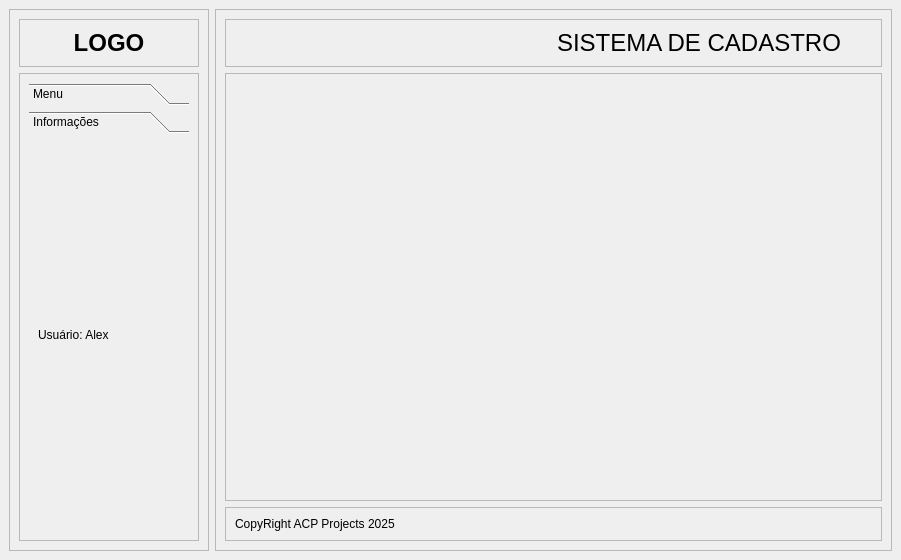
<?xml version="1.0" encoding="UTF-8"?>
<ui version="4.0">
 <class>Cad_Emp_Screen</class>
 <widget class="QMainWindow" name="Cad_Emp_Screen">
  <property name="geometry">
   <rect>
    <x>0</x>
    <y>0</y>
    <width>901</width>
    <height>560</height>
   </rect>
  </property>
  <property name="windowTitle">
   <string>MainWindow</string>
  </property>
  <widget class="QWidget" name="centralwidget">
   <layout class="QHBoxLayout" name="horizontalLayout">
    <item>
     <widget class="QFrame" name="left_frame">
      <property name="maximumSize">
       <size>
        <width>200</width>
        <height>16777215</height>
       </size>
      </property>
      <property name="frameShape">
       <enum>QFrame::Shape::StyledPanel</enum>
      </property>
      <property name="frameShadow">
       <enum>QFrame::Shadow::Raised</enum>
      </property>
      <layout class="QVBoxLayout" name="verticalLayout_2">
       <item>
        <widget class="QFrame" name="logo_frame">
         <property name="frameShape">
          <enum>QFrame::Shape::StyledPanel</enum>
         </property>
         <property name="frameShadow">
          <enum>QFrame::Shadow::Raised</enum>
         </property>
         <layout class="QHBoxLayout" name="horizontalLayout_3">
          <item>
           <widget class="QLabel" name="label_2">
            <property name="text">
             <string>&lt;html&gt;&lt;head/&gt;&lt;body&gt;&lt;p align=&quot;center&quot;&gt;&lt;span style=&quot; font-size:18pt; font-weight:700;&quot;&gt;LOGO&lt;/span&gt;&lt;/p&gt;&lt;/body&gt;&lt;/html&gt;</string>
            </property>
           </widget>
          </item>
         </layout>
        </widget>
       </item>
       <item>
        <widget class="QFrame" name="buttons_frame">
         <property name="frameShape">
          <enum>QFrame::Shape::StyledPanel</enum>
         </property>
         <property name="frameShadow">
          <enum>QFrame::Shadow::Raised</enum>
         </property>
         <layout class="QVBoxLayout" name="verticalLayout_3">
          <item>
           <widget class="QToolBox" name="toolBox">
            <property name="currentIndex">
             <number>1</number>
            </property>
            <widget class="QWidget" name="tbxPage_menu">
             <property name="geometry">
              <rect>
               <x>0</x>
               <y>0</y>
               <width>148</width>
               <height>352</height>
              </rect>
             </property>
             <attribute name="label">
              <string>Menu</string>
             </attribute>
             <layout class="QVBoxLayout" name="verticalLayout_7">
              <item>
               <widget class="QPushButton" name="pushButton">
                <property name="text">
                 <string>Home</string>
                </property>
               </widget>
              </item>
              <item>
               <widget class="QPushButton" name="pushButton_2">
                <property name="text">
                 <string>Cadastrar</string>
                </property>
               </widget>
              </item>
              <item>
               <widget class="QPushButton" name="pushButton_3">
                <property name="text">
                 <string>Contatos</string>
                </property>
               </widget>
              </item>
              <item>
               <widget class="QPushButton" name="pushButton_4">
                <property name="text">
                 <string>Sobre</string>
                </property>
               </widget>
              </item>
              <item>
               <spacer name="verticalSpacer">
                <property name="orientation">
                 <enum>Qt::Orientation::Vertical</enum>
                </property>
                <property name="sizeHint" stdset="0">
                 <size>
                  <width>20</width>
                  <height>40</height>
                 </size>
                </property>
               </spacer>
              </item>
             </layout>
            </widget>
            <widget class="QWidget" name="tbxPage_info">
             <property name="geometry">
              <rect>
               <x>0</x>
               <y>0</y>
               <width>148</width>
               <height>352</height>
              </rect>
             </property>
             <attribute name="label">
              <string>Informações</string>
             </attribute>
             <layout class="QVBoxLayout" name="verticalLayout_6">
              <item>
               <widget class="QLabel" name="label_4">
                <property name="text">
                 <string>Usuário: Alex</string>
                </property>
               </widget>
              </item>
             </layout>
            </widget>
           </widget>
          </item>
         </layout>
        </widget>
       </item>
      </layout>
     </widget>
    </item>
    <item>
     <widget class="QFrame" name="main_container">
      <property name="sizePolicy">
       <sizepolicy hsizetype="Expanding" vsizetype="Preferred">
        <horstretch>0</horstretch>
        <verstretch>0</verstretch>
       </sizepolicy>
      </property>
      <property name="frameShape">
       <enum>QFrame::Shape::StyledPanel</enum>
      </property>
      <property name="frameShadow">
       <enum>QFrame::Shadow::Raised</enum>
      </property>
      <layout class="QVBoxLayout" name="verticalLayout">
       <item>
        <widget class="QFrame" name="top_frame">
         <property name="frameShape">
          <enum>QFrame::Shape::StyledPanel</enum>
         </property>
         <property name="frameShadow">
          <enum>QFrame::Shadow::Raised</enum>
         </property>
         <layout class="QHBoxLayout" name="horizontalLayout_2">
          <item alignment="Qt::AlignmentFlag::AlignLeft">
           <widget class="QPushButton" name="btn_menu">
            <property name="minimumSize">
             <size>
              <width>0</width>
              <height>0</height>
             </size>
            </property>
            <property name="maximumSize">
             <size>
              <width>40</width>
              <height>16777215</height>
             </size>
            </property>
            <property name="styleSheet">
             <string notr="true">#btn_menu{
	background-color: none;
	border: 0;
}</string>
            </property>
            <property name="text">
             <string/>
            </property>
            <property name="icon">
             <iconset resource="../qrc/icons.qrc">
              <normaloff>:/imgs/menu.png</normaloff>:/imgs/menu.png</iconset>
            </property>
            <property name="iconSize">
             <size>
              <width>32</width>
              <height>32</height>
             </size>
            </property>
           </widget>
          </item>
          <item>
           <widget class="QLabel" name="label">
            <property name="text">
             <string>&lt;html&gt;&lt;head/&gt;&lt;body&gt;&lt;p&gt;&lt;span style=&quot; font-size:18pt;&quot;&gt;SISTEMA DE CADASTRO&lt;/span&gt;&lt;/p&gt;&lt;/body&gt;&lt;/html&gt;</string>
            </property>
           </widget>
          </item>
         </layout>
        </widget>
       </item>
       <item>
        <widget class="QFrame" name="main_frame">
         <property name="sizePolicy">
          <sizepolicy hsizetype="Expanding" vsizetype="Preferred">
           <horstretch>0</horstretch>
           <verstretch>0</verstretch>
          </sizepolicy>
         </property>
         <property name="frameShape">
          <enum>QFrame::Shape::StyledPanel</enum>
         </property>
         <property name="frameShadow">
          <enum>QFrame::Shadow::Raised</enum>
         </property>
         <layout class="QVBoxLayout" name="verticalLayout_4">
          <item>
           <widget class="QStackedWidget" name="Pages">
            <property name="currentIndex">
             <number>0</number>
            </property>
            <widget class="QWidget" name="pg_home">
             <layout class="QVBoxLayout" name="verticalLayout_5">
              <item>
               <widget class="QLabel" name="lbl_logo">
                <property name="text">
                 <string>&lt;html&gt;&lt;head/&gt;&lt;body&gt;&lt;p align=&quot;center&quot;&gt;&lt;img src=&quot;:/imgs/Imagem3.png&quot;/&gt;&lt;/p&gt;&lt;/body&gt;&lt;/html&gt;</string>
                </property>
               </widget>
              </item>
             </layout>
            </widget>
            <widget class="QWidget" name="pg_contatos">
             <layout class="QVBoxLayout" name="verticalLayout_12">
              <item>
               <widget class="QLabel" name="label_7">
                <property name="text">
                 <string>&lt;html&gt;&lt;head/&gt;&lt;body&gt;&lt;p align=&quot;center&quot;&gt;&lt;span style=&quot; font-size:18pt;&quot;&gt;CONTATOS&lt;/span&gt;&lt;/p&gt;&lt;/body&gt;&lt;/html&gt;</string>
                </property>
               </widget>
              </item>
              <item alignment="Qt::AlignmentFlag::AlignHCenter">
               <widget class="QFrame" name="frame_3">
                <property name="frameShape">
                 <enum>QFrame::Shape::StyledPanel</enum>
                </property>
                <property name="frameShadow">
                 <enum>QFrame::Shadow::Raised</enum>
                </property>
                <layout class="QVBoxLayout" name="verticalLayout_11">
                 <item>
                  <widget class="QLabel" name="label_8">
                   <property name="text">
                    <string>&lt;html&gt;&lt;head/&gt;&lt;body&gt;&lt;p&gt;&lt;img src=&quot;:/imgs/whats.png&quot;/&gt;&lt;span style=&quot; font-size:18pt; vertical-align:super;&quot;&gt;(21) 99999-9999&lt;/span&gt;&lt;/p&gt;&lt;/body&gt;&lt;/html&gt;</string>
                   </property>
                  </widget>
                 </item>
                 <item>
                  <widget class="QLabel" name="label_9">
                   <property name="text">
                    <string>&lt;html&gt;&lt;head/&gt;&lt;body&gt;&lt;p&gt;&lt;img src=&quot;:/imgs/email.png&quot;/&gt;&lt;span style=&quot; font-size:18pt; vertical-align:super;&quot;&gt; teste@teste.com&lt;/span&gt;&lt;/p&gt;&lt;/body&gt;&lt;/html&gt;</string>
                   </property>
                  </widget>
                 </item>
                 <item>
                  <widget class="QLabel" name="label_10">
                   <property name="text">
                    <string>&lt;html&gt;&lt;head/&gt;&lt;body&gt;&lt;p&gt;&lt;img src=&quot;:/imgs/instagram.png&quot;/&gt;&lt;span style=&quot; font-size:18pt; vertical-align:super;&quot;&gt; @instagram&lt;/span&gt;&lt;/p&gt;&lt;/body&gt;&lt;/html&gt;</string>
                   </property>
                  </widget>
                 </item>
                 <item>
                  <widget class="QLabel" name="label_11">
                   <property name="text">
                    <string>&lt;html&gt;&lt;head/&gt;&lt;body&gt;&lt;p&gt;&lt;img src=&quot;:/imgs/youtube.png&quot;/&gt;&lt;span style=&quot; font-size:18pt; vertical-align:super;&quot;&gt; youtube&lt;/span&gt;&lt;/p&gt;&lt;/body&gt;&lt;/html&gt;</string>
                   </property>
                  </widget>
                 </item>
                </layout>
               </widget>
              </item>
             </layout>
            </widget>
            <widget class="QWidget" name="pg_sobre">
             <widget class="QLabel" name="label_12">
              <property name="geometry">
               <rect>
                <x>10</x>
                <y>20</y>
                <width>585</width>
                <height>130</height>
               </rect>
              </property>
              <property name="text">
               <string>&lt;html&gt;&lt;head/&gt;&lt;body&gt;&lt;p align=&quot;center&quot;&gt;&lt;span style=&quot; font-size:18pt;&quot;&gt;SOBRE&lt;/span&gt;&lt;/p&gt;&lt;/body&gt;&lt;/html&gt;</string>
              </property>
             </widget>
             <widget class="QLabel" name="label_13">
              <property name="geometry">
               <rect>
                <x>110</x>
                <y>160</y>
                <width>381</width>
                <height>161</height>
               </rect>
              </property>
              <property name="font">
               <font>
                <pointsize>12</pointsize>
               </font>
              </property>
              <property name="text">
               <string>&lt;html&gt;&lt;head/&gt;&lt;body&gt;&lt;p&gt;Este sistema realiza consulta do CNPJ utilizando a API da Receita Federal, fazendo o cadastro da empresa em um banco de dados SQLite3. &lt;/p&gt;&lt;p&gt;Possui objetivo didático, com ênfase no ensino do uso do Python e QT para desenvolvimento de aplicações modernas e funcionais.&lt;/p&gt;&lt;/body&gt;&lt;/html&gt;</string>
              </property>
              <property name="wordWrap">
               <bool>true</bool>
              </property>
             </widget>
            </widget>
            <widget class="QWidget" name="pg_cadastro">
             <widget class="QTabWidget" name="tabWidget">
              <property name="geometry">
               <rect>
                <x>0</x>
                <y>20</y>
                <width>611</width>
                <height>361</height>
               </rect>
              </property>
              <property name="tabPosition">
               <enum>QTabWidget::TabPosition::North</enum>
              </property>
              <property name="currentIndex">
               <number>1</number>
              </property>
              <property name="elideMode">
               <enum>Qt::TextElideMode::ElideRight</enum>
              </property>
              <widget class="QWidget" name="tab_cadastro">
               <attribute name="title">
                <string>Cadastro</string>
               </attribute>
               <layout class="QVBoxLayout" name="verticalLayout_8">
                <item>
                 <widget class="QFrame" name="frame">
                  <property name="frameShape">
                   <enum>QFrame::Shape::StyledPanel</enum>
                  </property>
                  <property name="frameShadow">
                   <enum>QFrame::Shadow::Raised</enum>
                  </property>
                  <layout class="QGridLayout" name="gridLayout">
                   <item row="5" column="0">
                    <widget class="QLineEdit" name="txt_num">
                     <property name="alignment">
                      <set>Qt::AlignmentFlag::AlignCenter</set>
                     </property>
                     <property name="placeholderText">
                      <string>Número</string>
                     </property>
                    </widget>
                   </item>
                   <item row="7" column="0">
                    <widget class="QLineEdit" name="txt_telefone">
                     <property name="alignment">
                      <set>Qt::AlignmentFlag::AlignCenter</set>
                     </property>
                     <property name="placeholderText">
                      <string>Telefone</string>
                     </property>
                    </widget>
                   </item>
                   <item row="6" column="0" colspan="2">
                    <widget class="QLineEdit" name="txt_municipio">
                     <property name="alignment">
                      <set>Qt::AlignmentFlag::AlignCenter</set>
                     </property>
                     <property name="placeholderText">
                      <string>Município</string>
                     </property>
                    </widget>
                   </item>
                   <item row="1" column="2">
                    <widget class="QLabel" name="label_5">
                     <property name="text">
                      <string>TextLabel</string>
                     </property>
                    </widget>
                   </item>
                   <item row="5" column="1" colspan="2">
                    <widget class="QLineEdit" name="txt_complemento">
                     <property name="alignment">
                      <set>Qt::AlignmentFlag::AlignCenter</set>
                     </property>
                     <property name="placeholderText">
                      <string>Complemento</string>
                     </property>
                    </widget>
                   </item>
                   <item row="5" column="3" colspan="2">
                    <widget class="QLineEdit" name="txt_bairro">
                     <property name="alignment">
                      <set>Qt::AlignmentFlag::AlignCenter</set>
                     </property>
                     <property name="placeholderText">
                      <string>Bairro</string>
                     </property>
                    </widget>
                   </item>
                   <item row="7" column="1" colspan="4">
                    <widget class="QLineEdit" name="txt_email">
                     <property name="alignment">
                      <set>Qt::AlignmentFlag::AlignCenter</set>
                     </property>
                     <property name="placeholderText">
                      <string>Email</string>
                     </property>
                    </widget>
                   </item>
                   <item row="4" column="0" colspan="5">
                    <widget class="QLineEdit" name="txt_logradouro">
                     <property name="alignment">
                      <set>Qt::AlignmentFlag::AlignCenter</set>
                     </property>
                     <property name="placeholderText">
                      <string>Logradouro</string>
                     </property>
                    </widget>
                   </item>
                   <item row="3" column="2" colspan="3">
                    <widget class="QLineEdit" name="txt_nome">
                     <property name="alignment">
                      <set>Qt::AlignmentFlag::AlignCenter</set>
                     </property>
                     <property name="placeholderText">
                      <string>Nome empresarial</string>
                     </property>
                    </widget>
                   </item>
                   <item row="6" column="2" colspan="2">
                    <widget class="QLineEdit" name="txt_uf">
                     <property name="alignment">
                      <set>Qt::AlignmentFlag::AlignCenter</set>
                     </property>
                     <property name="placeholderText">
                      <string>UF</string>
                     </property>
                    </widget>
                   </item>
                   <item row="3" column="0" colspan="2">
                    <widget class="QLineEdit" name="txt_cnpj">
                     <property name="alignment">
                      <set>Qt::AlignmentFlag::AlignCenter</set>
                     </property>
                     <property name="placeholderText">
                      <string>CNPJ</string>
                     </property>
                    </widget>
                   </item>
                   <item row="6" column="4">
                    <widget class="QLineEdit" name="txt_cep">
                     <property name="alignment">
                      <set>Qt::AlignmentFlag::AlignCenter</set>
                     </property>
                     <property name="placeholderText">
                      <string>CEP</string>
                     </property>
                    </widget>
                   </item>
                   <item row="0" column="2">
                    <spacer name="verticalSpacer_3">
                     <property name="orientation">
                      <enum>Qt::Orientation::Vertical</enum>
                     </property>
                     <property name="sizeHint" stdset="0">
                      <size>
                       <width>20</width>
                       <height>40</height>
                      </size>
                     </property>
                    </spacer>
                   </item>
                  </layout>
                 </widget>
                </item>
                <item>
                 <spacer name="verticalSpacer_2">
                  <property name="orientation">
                   <enum>Qt::Orientation::Vertical</enum>
                  </property>
                  <property name="sizeHint" stdset="0">
                   <size>
                    <width>20</width>
                    <height>40</height>
                   </size>
                  </property>
                 </spacer>
                </item>
                <item alignment="Qt::AlignmentFlag::AlignHCenter">
                 <widget class="QPushButton" name="btn_cadastrar">
                  <property name="text">
                   <string>Cadastrar</string>
                  </property>
                 </widget>
                </item>
               </layout>
              </widget>
              <widget class="QWidget" name="tab_empresas">
               <attribute name="title">
                <string>Empresas</string>
               </attribute>
               <layout class="QVBoxLayout" name="verticalLayout_10">
                <item>
                 <widget class="QLabel" name="title_empresas">
                  <property name="text">
                   <string>&lt;html&gt;&lt;head/&gt;&lt;body&gt;&lt;p align=&quot;center&quot;&gt;Empresas&lt;/p&gt;&lt;/body&gt;&lt;/html&gt;</string>
                  </property>
                 </widget>
                </item>
                <item>
                 <layout class="QHBoxLayout" name="horizontalLayout_5">
                  <item>
                   <widget class="QTableWidget" name="tb_empresas">
                    <column>
                     <property name="text">
                      <string>CNPJ</string>
                     </property>
                    </column>
                    <column>
                     <property name="text">
                      <string>NOME EMPRESARIAL</string>
                     </property>
                    </column>
                    <column>
                     <property name="text">
                      <string>LOGRADOURO</string>
                     </property>
                    </column>
                    <column>
                     <property name="text">
                      <string>NÚMERO</string>
                     </property>
                    </column>
                    <column>
                     <property name="text">
                      <string>COMPLEMENTO</string>
                     </property>
                    </column>
                    <column>
                     <property name="text">
                      <string>BAIRRO</string>
                     </property>
                    </column>
                    <column>
                     <property name="text">
                      <string>MUNICÍPIO</string>
                     </property>
                    </column>
                    <column>
                     <property name="text">
                      <string>UF</string>
                     </property>
                    </column>
                    <column>
                     <property name="text">
                      <string>CEP</string>
                     </property>
                    </column>
                    <column>
                     <property name="text">
                      <string>TELEFONE</string>
                     </property>
                    </column>
                    <column>
                     <property name="text">
                      <string>EMAIL</string>
                     </property>
                    </column>
                   </widget>
                  </item>
                  <item>
                   <widget class="QFrame" name="frame_2">
                    <property name="frameShape">
                     <enum>QFrame::Shape::StyledPanel</enum>
                    </property>
                    <property name="frameShadow">
                     <enum>QFrame::Shadow::Raised</enum>
                    </property>
                    <layout class="QVBoxLayout" name="verticalLayout_9">
                     <item>
                      <widget class="QPushButton" name="btn_excel">
                       <property name="text">
                        <string>Gerar Excel</string>
                       </property>
                      </widget>
                     </item>
                     <item>
                      <widget class="QPushButton" name="btn_alterar">
                       <property name="text">
                        <string>Alterar</string>
                       </property>
                      </widget>
                     </item>
                     <item>
                      <widget class="QPushButton" name="btn_excluir">
                       <property name="text">
                        <string>Excluir</string>
                       </property>
                      </widget>
                     </item>
                     <item>
                      <spacer name="verticalSpacer_4">
                       <property name="orientation">
                        <enum>Qt::Orientation::Vertical</enum>
                       </property>
                       <property name="sizeHint" stdset="0">
                        <size>
                         <width>20</width>
                         <height>40</height>
                        </size>
                       </property>
                      </spacer>
                     </item>
                    </layout>
                   </widget>
                  </item>
                 </layout>
                </item>
               </layout>
              </widget>
             </widget>
            </widget>
           </widget>
          </item>
         </layout>
        </widget>
       </item>
       <item>
        <widget class="QFrame" name="footer_frame">
         <property name="frameShape">
          <enum>QFrame::Shape::StyledPanel</enum>
         </property>
         <property name="frameShadow">
          <enum>QFrame::Shadow::Raised</enum>
         </property>
         <layout class="QHBoxLayout" name="horizontalLayout_4">
          <item>
           <widget class="QLabel" name="label_3">
            <property name="text">
             <string>CopyRight ACP Projects 2025</string>
            </property>
           </widget>
          </item>
         </layout>
        </widget>
       </item>
      </layout>
     </widget>
    </item>
   </layout>
  </widget>
 </widget>
 <resources>
  <include location="../qrc/icons.qrc"/>
 </resources>
 <connections/>
</ui>
